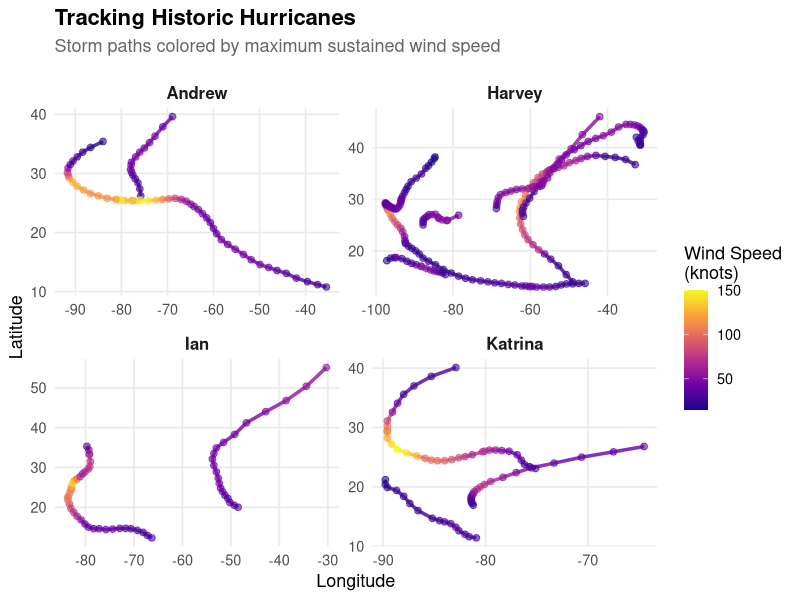

The R script that drew this image:
## ---- chunk 1
#| include: false

library(dplyr)
library(ggplot2)
## ---- chunk 2
#| warning: false
#| message: false

# Filter for a few iconic hurricanes
major_storms <- storms %>% 
  filter(name %in% c("Katrina", "Andrew", "Harvey", "Ian"))

# Create a beautiful tracking graphic
ggplot(data = major_storms, aes(x = long, y = lat, color = wind, group = interaction(name, year))) +
  geom_path(size = 1.2, alpha = 0.8) +
  geom_point(size = 2, alpha = 0.6) +
  facet_wrap(~ name, scales = "free") +
  scale_color_viridis_c(option = "plasma", name = "Wind Speed\n(knots)") +
  theme_minimal(base_size = 13) +
  theme(
    plot.title = element_text(face = "bold", size = 16),
    plot.subtitle = element_text(color = "gray40", margin = margin(b = 15)),
    strip.text = element_text(face = "bold", size = 12),
    panel.grid.minor = element_blank(),
    legend.position = "right"
  ) +
  labs(
    title = "Tracking Historic Hurricanes",
    subtitle = "Storm paths colored by maximum sustained wind speed",
    x = "Longitude",
    y = "Latitude"
  )
